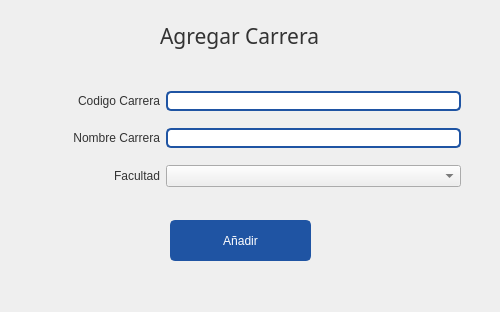
<?xml version="1.0" encoding="UTF-8"?>
<ui version="4.0">
 <class>CargarFacultad</class>
 <widget class="QWidget" name="CargarFacultad">
  <property name="windowModality">
   <enum>Qt::ApplicationModal</enum>
  </property>
  <property name="geometry">
   <rect>
    <x>0</x>
    <y>0</y>
    <width>500</width>
    <height>312</height>
   </rect>
  </property>
  <property name="minimumSize">
   <size>
    <width>500</width>
    <height>270</height>
   </size>
  </property>
  <property name="maximumSize">
   <size>
    <width>3000</width>
    <height>3000</height>
   </size>
  </property>
  <property name="windowTitle">
   <string>Cargar Producto</string>
  </property>
  <property name="windowIcon">
   <iconset>
    <normaloff>:/icons/images/icons/cil-pencil.png</normaloff>:/icons/images/icons/cil-pencil.png</iconset>
  </property>
  <property name="styleSheet">
   <string notr="true">QWidget{
	color: #333;
	font: 9pt &quot;Segoe UI&quot;;
}
/* ----------------- LineEdit  ----------------- */
QLineEdit {
	border-radius: 5px;
	border: 2px solid #1F54A3;
	padding-left: 10px;
	selection-color: white;
	selection-background-color: #2A3C57;
    color: black;
}
QLineEdit:hover {
	border: 2px solid rgb(98, 114, 164);
}
QLineEdit:focus {
	border: 2px solid #2A3C57;
}



/* ----------------- Button ----------------- */
QPushButton {
	border: 2px solid #1F54A3;
	border-radius: 5px;	
	background-color: #1F54A3;
	color:white;
}
 QPushButton:hover {
	background-color: #286FD6;
	border: 2px solid #286FD6;
}
 QPushButton:pressed {	
	background-color: #2A3C57;
	border: 2px solid #2A3C57;
}

/* ----------------- CheckBox ----------------- */

QCheckBox::indicator {
	border : 1px solid #6272a4;
	width: 15px;
	height: 15px;
	border-radius: 15px;
    background: #6272a4;
}
QCheckBox::indicator:hover {
	background-color: #286FD6;
	border : 1px solid #286FD6;
}
QCheckBox::indicator:checked {
	border : 1px solid #1F54A3;
    background: 3px solid #1F54A3;	
	background-image: url(:/icons/images/icons/cil-check-alt.png);
}


/* ----------------- QDateEdit ----------------- */
QDateTimeEdit{
	background-color: white;
	border-radius: 5px;
	border: 2px solid #1F54A3;
    color: black;
}
QDateTimeEdit:hover{
	border: 2px solid #7284b9;
}

QDateTimeEdit:focus {
	border: 2px solid #2A3C57;
}


QDateTimeEdit::up-button {
    border-image: url(:/icons/images/icons/cil-arrow-top.png); 
}

QDateTimeEdit::down-button {
    border-image: url(:/icons/images/icons/cil-arrow-bottom.png);
}














</string>
  </property>
  <widget class="QLabel" name="label">
   <property name="geometry">
    <rect>
     <x>160</x>
     <y>0</y>
     <width>221</width>
     <height>71</height>
    </rect>
   </property>
   <property name="font">
    <font>
     <family>Microsoft YaHei UI Light</family>
     <pointsize>16</pointsize>
     <weight>3</weight>
     <italic>false</italic>
     <bold>false</bold>
    </font>
   </property>
   <property name="styleSheet">
    <string notr="true">font: 25 16pt &quot;Microsoft YaHei UI Light&quot;;</string>
   </property>
   <property name="text">
    <string>Agregar Carrera</string>
   </property>
  </widget>
  <widget class="QWidget" name="gridLayoutWidget">
   <property name="geometry">
    <rect>
     <x>20</x>
     <y>80</y>
     <width>441</width>
     <height>121</height>
    </rect>
   </property>
   <layout class="QGridLayout" name="gridLayout">
    <item row="1" column="0">
     <widget class="QLabel" name="label_10">
      <property name="text">
       <string>Nombre Carrera</string>
      </property>
      <property name="alignment">
       <set>Qt::AlignRight|Qt::AlignTrailing|Qt::AlignVCenter</set>
      </property>
     </widget>
    </item>
    <item row="1" column="1">
     <widget class="QLineEdit" name="txt_nombreCarrera">
      <property name="enabled">
       <bool>true</bool>
      </property>
      <property name="minimumSize">
       <size>
        <width>0</width>
        <height>0</height>
       </size>
      </property>
      <property name="maximumSize">
       <size>
        <width>295</width>
        <height>16777215</height>
       </size>
      </property>
      <property name="clearButtonEnabled">
       <bool>false</bool>
      </property>
     </widget>
    </item>
    <item row="2" column="0">
     <widget class="QLabel" name="label_8">
      <property name="text">
       <string>Facultad</string>
      </property>
      <property name="alignment">
       <set>Qt::AlignRight|Qt::AlignTrailing|Qt::AlignVCenter</set>
      </property>
     </widget>
    </item>
    <item row="0" column="1">
     <widget class="QLineEdit" name="txt_codCarrera">
      <property name="enabled">
       <bool>true</bool>
      </property>
      <property name="minimumSize">
       <size>
        <width>0</width>
        <height>0</height>
       </size>
      </property>
      <property name="maximumSize">
       <size>
        <width>295</width>
        <height>16777215</height>
       </size>
      </property>
      <property name="clearButtonEnabled">
       <bool>false</bool>
      </property>
     </widget>
    </item>
    <item row="0" column="0">
     <widget class="QLabel" name="label_11">
      <property name="text">
       <string>Codigo Carrera</string>
      </property>
      <property name="alignment">
       <set>Qt::AlignRight|Qt::AlignTrailing|Qt::AlignVCenter</set>
      </property>
     </widget>
    </item>
    <item row="2" column="1">
     <widget class="QComboBox" name="cboFacultad"/>
    </item>
   </layout>
  </widget>
  <widget class="QPushButton" name="btn_AnadirCarrera">
   <property name="geometry">
    <rect>
     <x>170</x>
     <y>220</y>
     <width>141</width>
     <height>41</height>
    </rect>
   </property>
   <property name="minimumSize">
    <size>
     <width>116</width>
     <height>32</height>
    </size>
   </property>
   <property name="text">
    <string>Añadir</string>
   </property>
  </widget>
 </widget>
 <tabstops>
  <tabstop>txt_nombreCarrera</tabstop>
  <tabstop>btn_AnadirCarrera</tabstop>
 </tabstops>
 <resources>
  <include location="resources.qrc"/>
 </resources>
 <connections/>
</ui>
